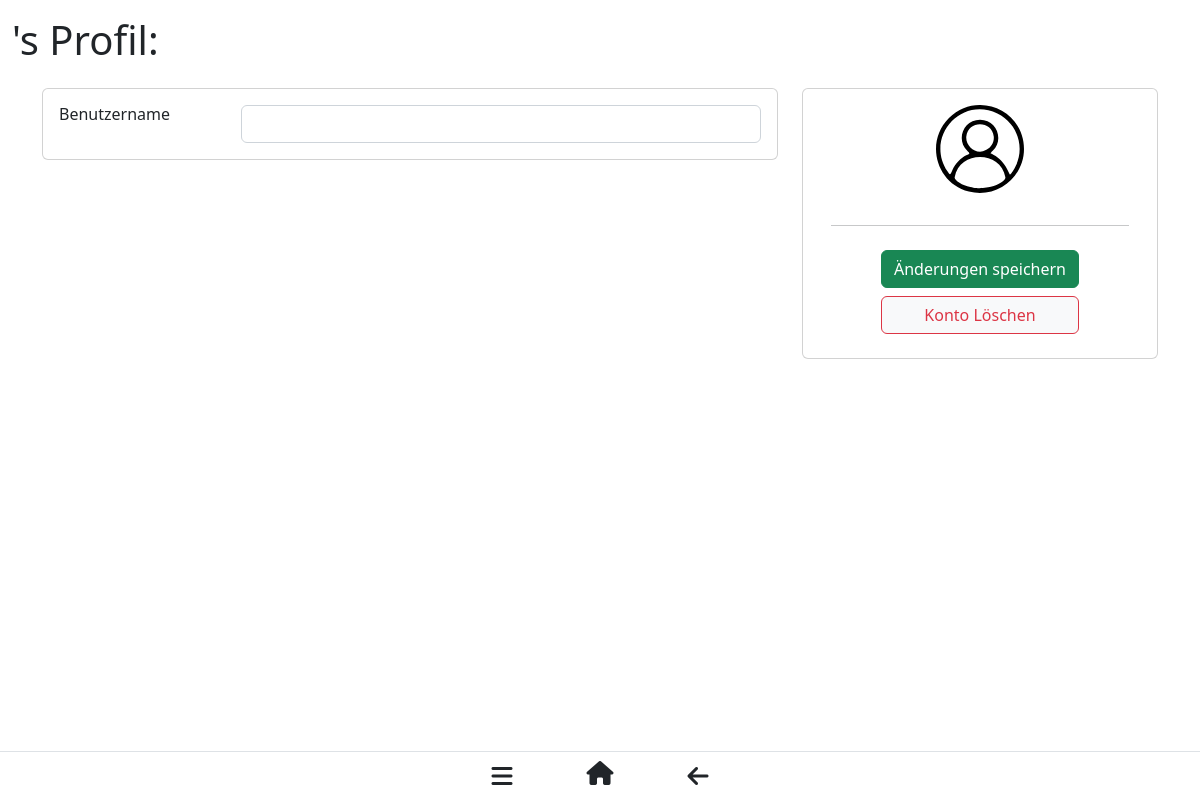
The page /profil/simon on the database as committed earlier.
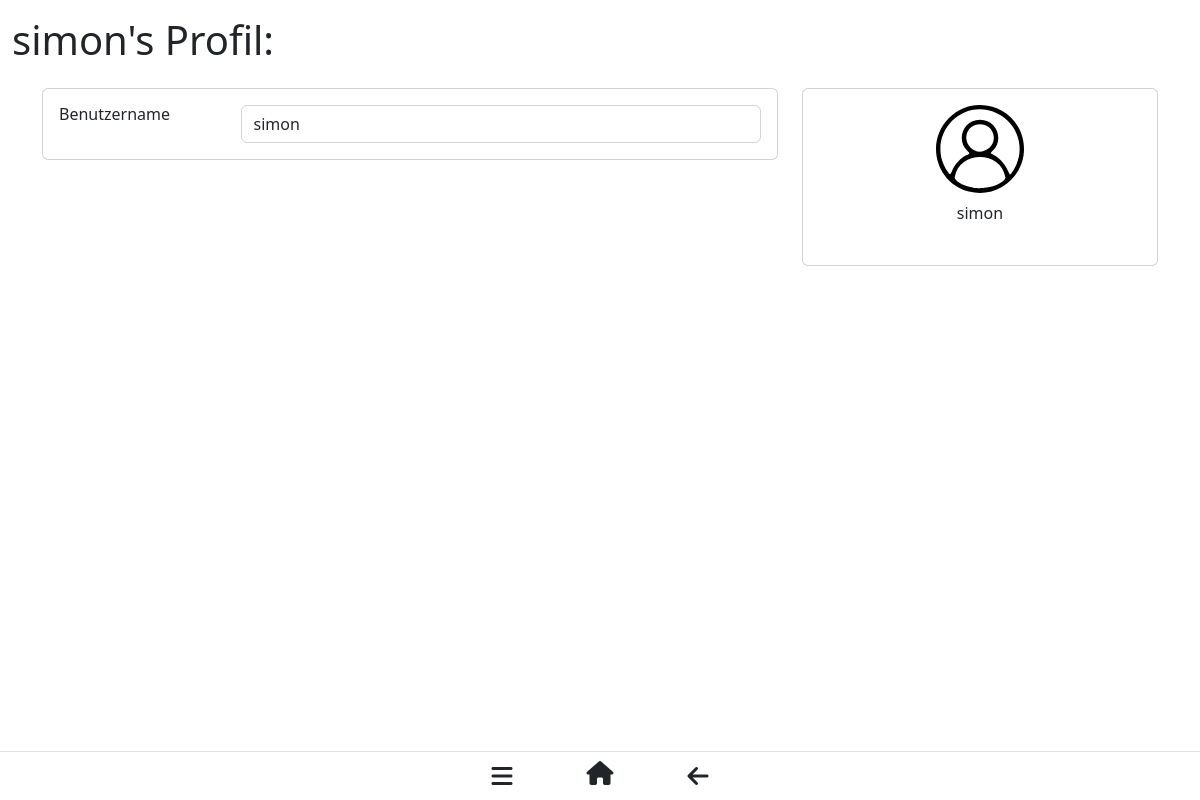
The same page on the database as committed later.
### hikerz/db.py (models this page shows, shortened)
class User(db.Model):
    __tablename__ = 'User'
    username = db.Column(db.String(45), primary_key=True)
    emailAdresse = db.Column(db.String(45), nullable=False, unique=True)
    password = db.Column(db.String(45), nullable=False)
    rolle = db.Column(db.Integer(),  nullable=False)
    creatorOfRoute = db.relationship('Route', back_populates='creatorRelationship')
    creatorOfHighlight = db.relationship('Highlight', back_populates='creatorRelationship')
    creatorOfRouteImage = db.relationship('RouteImage', back_populates='creatorRelationship')
    creatorOfReview = db.relationship('Review', back_populates='creatorRelationship')

### hikerz/views.py (the view, shortened to what this page needs)
@views.route('/profil/<username>', methods=["GET", "POST"])
def profile(username):
    displayed_user = User.query.filter_by(username=username).first() # Get the users data from the database
    form = AccountSettings()
    return render_template("profile.html", form=form, user = displayed_user)

### hikerz/forms.py (shortened to what this page needs)
class AccountSettings(FlaskForm):
    user_name = StringField('Benutzername')
    email = StringField(
        'E-Mail Addresse', validators=[Email("Bitte überprüfe die E-Mail-Adresse")])
    new_password = PasswordField('Neues Passwort', [
        EqualTo('confirm_password', message='Die Passwörter stimmen nicht überein')
    ])
    confirm_password = PasswordField('Passwort bestätigen')
    submit = SubmitField("Änderungen speichern")

### hikerz/templates/profile.html (shortened to what this page needs)
{%extends "base.html"%}
{%block content%}
<div class="row mt-3">
    <h1>{{user.username}}'s Profil:</h1>
</div>
<div class="container mt-3">
    <div>
        <form action="{{user.benutzername}}" method="post">
            <div class="row gutters-sm">
                <div class="col-md-8 mb-3">
                    <div class="card">
                        <div class="card-body">
                            <div class="row">
                                <div class="col-sm-3">
                                    <h6 class="mb-0">{{form.user_name.label(class="form-label")}}</h6>
                                </div>
                                <div class="col-sm-9 text-secondary">
                                    {{form.user_name(class="form-control",value=user.username, readonly=
                                    not(current_user.username==user.username))}}
                                </div>
                            </div>
                        </div>
                    </div>
                </div>
                <div class="col-md-4">
                    <div class="card">
                        <div class="card-body">
                            <div class="d-flex flex-column align-items-center text-center">
                                <div class="row">
                                    <img class="mb-2" src="{{url_for('static', filename='img/avatar.svg')}}"
                                        alt="Avatar" style="width:7em">
                                </div>
                                <div class="row mb-2">
                                    <p class="align-center">{{user.username}}</p>
                                </div>
                                {%if current_user.username == user.username%}
                                <div class="row container-fluid">
                                    <hr>
                                </div>
                                <div class="row mt-2">
                                    <div class="mb-2">
                                        <div class="row">
                                            {{form.submit(class="btn btn-success")}}
                                        </div>
                                        <div class="row mt-2">
                                            <button class="btn btn-light border border-danger text-danger"
                                                onclick='if(confirm("Sicher, dass du dein Konto mit dem Benutzernamen {{user.username}} löschen möchstes?")){location.href = "/benutzerLoeschen/{{current_user.username}}";}'>
                                                Konto Löschen
                                            </button>
                                        </div>
                                    </div>
                                </div>
                                {%endif%}
                            </div>
                        </div>
                    </div>
                </div>
            </div>
        </form>
    </div>
</div>
{%endblock%}

### hikerz/templates/base.html (shortened to what this page needs)
<!DOCTYPE html>
<html lang="de">
<head>
    <link href="https://cdn.jsdelivr.net/npm/bootstrap@5.2.0-beta1/dist/css/bootstrap.min.css" rel="stylesheet"
>
    <link rel="stylesheet" href="{{url_for('static', filename='styles.css')}}">
    <link rel="stylesheet" href="https://cdn.datatables.net/1.12.0/css/dataTables.bootstrap5.min.css">
    <link rel="stylesheet" href="https://cdnjs.cloudflare.com/ajax/libs/font-awesome/4.7.0/css/font-awesome.min.css">
    <link rel="stylesheet" href="https://cdnjs.cloudflare.com/ajax/libs/font-awesome/6.1.1/css/all.min.css" />
</head>
<body>
    <div class="container-fluid" style="margin-bottom:4em">
        {%block content%}{%endblock%}
    </div>
    <ul class="nav justify-content-center fixed-bottom border-top align-middle" style="background-color:white">
        <li class="nav-item mx-4">
            <button class="btn float-start" data-bs-toggle="offcanvas" data-bs-target="#offcanvas" role="button" style="height:3em">
                <i class="fa fa-bars fa-xl"></i>
            </button>
        </li>
        <li class="nav-item mx-4">
            {%if current_user.is_authenticated%}
                <a class="btn float-start py-2" href="/home" role="button">
                    <i class="fa fa-house fa-xl"></i>
                </a>
            {%else%}
                <a class="btn float-start py-2" href="/" role="button">
                    <i class="fa fa-house fa-xl"></i>
                </a>
            {%endif%}
        </li>
        <li class="nav-item mx-4">
            <button class="btn float-start" onclick="window.history.back()" role="button" style="height:3em">
                <i class="fa fa-arrow-left fa-xl"></i>
            </button>
        </li>
    </ul>
</body>
</html>

### hikerz/static/styles.css (style rules this page uses)
:root { --farbe1: #2D5016; --farbe2: #93B7BE; --farbe3: #635255; --farbe4: #DD9787; --farbe5: #FFD4CA; --farbe6: #f2f3dc; }

Rows that differ between the two databases and show on the page:
added User: username "simon"
Other text that changed with them:
form field user_name: (not shown) → "simon"
form field submit: "Änderungen speichern" → (not shown)
text no longer shown: "Konto Löschen"
